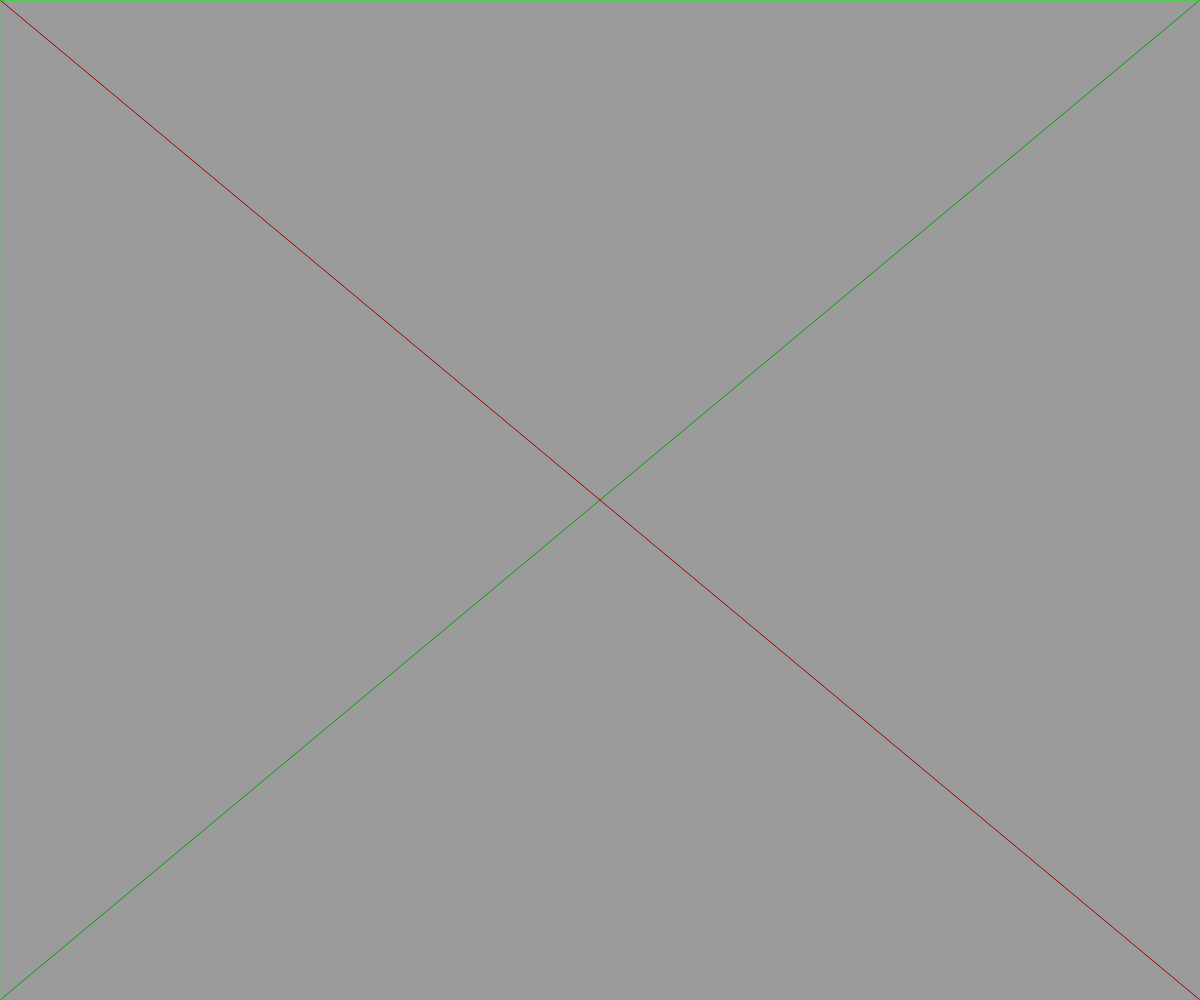
Frame 1 (no input)
Frame 60 (no input): identical to frame 1, image omitted
Frame 120 (the mouse pressed at the canvas centre since frame 60): identical to frame 1, image omitted

The p5.js sketch that drew this single still picture (run headless with seeded random() and noise() and a simulated clock; from frame 60 on, the mouse is pressed at the canvas centre):

// p5.js sketch
// ── sketch.js
var drag = false;
var dragOffset = 0;
var dragPos = 0;
var imageWidth, imageHeight;
var imagesMax = 20;
//*****************************************************//
function setup() {
  createCanvas(windowWidth, windowHeight);
  setImageSize();
}
//*****************************************************//
function draw() {
  clear();
  drawDiagonals();

  if (drag) {
    dragPos = mouseX - dragOffset;
    if(dragPos>0){
      dragPos=0;
    }
    if(dragPos<-imageWidth*(imagesMax-1)+(windowWidth-imageWidth)){
      dragPos=-imageWidth*(imagesMax-1)+(windowWidth-imageWidth);
    }
     //if(dragPos<-imageWidth)dragPos+=2*imageWidth;
     //if(dragPos>imageWidth)dragPos-=2*imageWidth;
  }
/*
  if (dragPos < 0) {
    noStroke();
    fill(0, 0, 255, 100);
    rect(dragPos, 0, imageWidth, imageHeight);
    fill(150, 0, 255, 100);
    rect(dragPos + imageWidth, 0, imageWidth, imageHeight);
  } else {
    noStroke();
    fill(0, 0, 255, 100);
    rect(dragPos, 0, imageWidth, imageHeight);
    fill(150, 0, 255, 100);
    rect(dragPos - imageWidth, 0, imageWidth, imageHeight);
  }
  */
  //noStroke();
  
  for (var i = 0;i<imagesMax;i++){
    fill(0, 0, (i*(255/imagesMax)), 100);
    rect(dragPos+i*imageWidth, 0, imageWidth, imageHeight);
  }
}
//*****************************************************//
function windowResized() {
  resizeCanvas(windowWidth, windowHeight);
  setImageSize();
}
//*****************************************************//
function setImageSize(){
  var imageRatio = 1.33;
  imageHeight = windowHeight;
  imageWidth = windowHeight * imageRatio;
}
//*****************************************************//
function mousePressed() {
  drag = true;
  dragOffset = mouseX - dragPos;
}
//*****************************************************//
function mouseReleased() {
  drag = false;
  dragOffset = 0;
}
//*****************************************************//
function drawDiagonals(){
  stroke(255, 0, 0);
  line(0, 0, windowWidth, windowHeight);
  stroke(0, 255, 0);
  line(windowWidth, 0, 0, windowHeight);
}
//*****************************************************//
